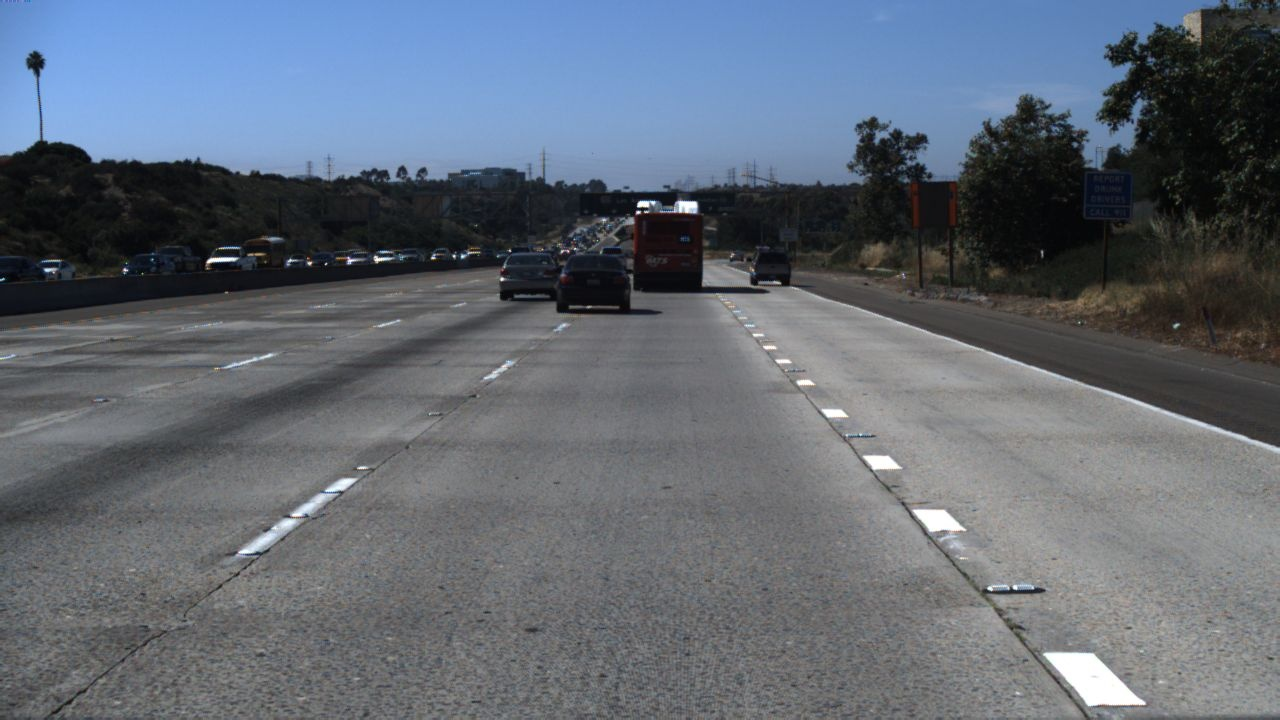
#> input picture 1.jpg, 1280 x 720 px
$ python -i preprocess_image.py   (imports and definitions only)
#> lines starting #> are read from the running program, lines starting #| are printed output that depends on the picture; after the words box and inside, x2 and y2 are one past the last pixel; in counts of white or black regions, pixels touching at a corner belong together
#> further down, picture is the input picture: shape (720, 1280, 3); mean B, G, R 116.4, 105.6, 97.7
import cv2
import numpy as np

def mask_region_of_interest(edges_image: np.ndarray) -> np.ndarray:
    """
    Aplică o mască neagră peste zonele irelevante (cer, copaci),
    păstrând doar zona drumului (un trapez).
    """
    height, width = edges_image.shape
    mask = np.zeros_like(edges_image)

    # Definim punctele procentual:
    # width * 0.10 = pornește de la 10% din stânga (nu chiar din colț)
    # width * 0.90 = se termină la 90% în dreapta
    # height * 0.35 = linia de sus e la 35% din înălțime (mai sus spre cer)

    polygon = np.array([[
        (int(width * 0.10), height),             # Stânga-Jos (puțin strâns)
        (int(width * 0.90), height),             # Dreapta-Jos (puțin strâns)
        (int(width * 0.60), int(height * 0.35)), # Dreapta-Sus (Mai SUS și mai LARG)
        (int(width * 0.40), int(height * 0.35))  # Stânga-Sus (Mai SUS și mai LARG)
    ]], np.int32)

    # Umplem poligonul cu alb (255) pe masca neagră
    cv2.fillPoly(mask, polygon, 255)

    # Aplicăm masca peste imaginea cu contururi (Bitwise AND)
    masked_image = cv2.bitwise_and(edges_image, mask)

    return masked_image

def preprocess_image(image: np.ndarray) -> np.ndarray:
    """
    Preia imaginea color, o face grayscale, reduce zgomotul,
    detectează contururile și aplică masca ROI.
    """
    # 1. Convertește imaginea în grayscale
    gray = cv2.cvtColor(image, cv2.COLOR_BGR2GRAY)
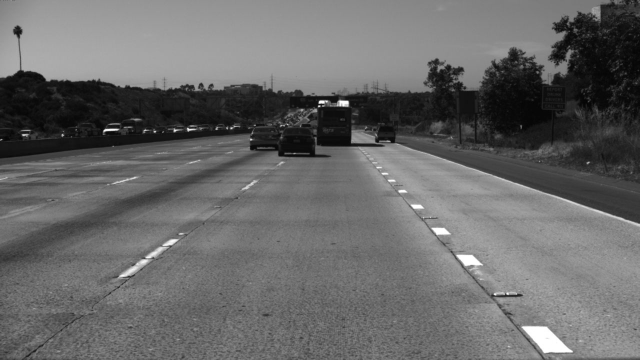
#> gray: shape (720, 1280) (shown at 1/2 size); min 0, max 255, mean 104.4

    # 2. Aplică un filtru Gaussian pentru a reduce zgomotul
    blurred = cv2.GaussianBlur(gray, (5, 5), 0)

    # 3. Aplică detecția de contururi Canny
    edges = cv2.Canny(blurred, 50, 150)
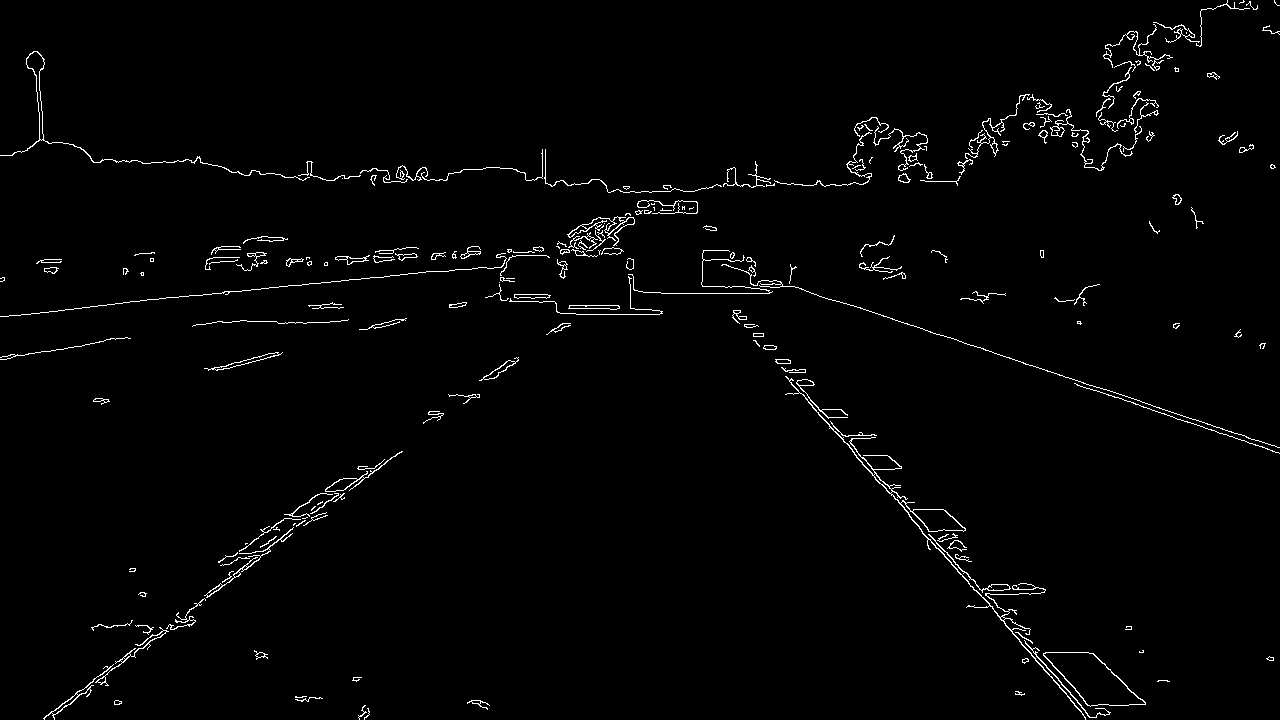
#> edges: shape (720, 1280); 1.7% white in thin lines or dots

    # 4. Aplică Region of Interest (ROI) cu noile coordonate
    final_edges = mask_region_of_interest(edges)
#> in mask_region_of_interest, `cv2.fillPoly(mask, polygon, 255)`:
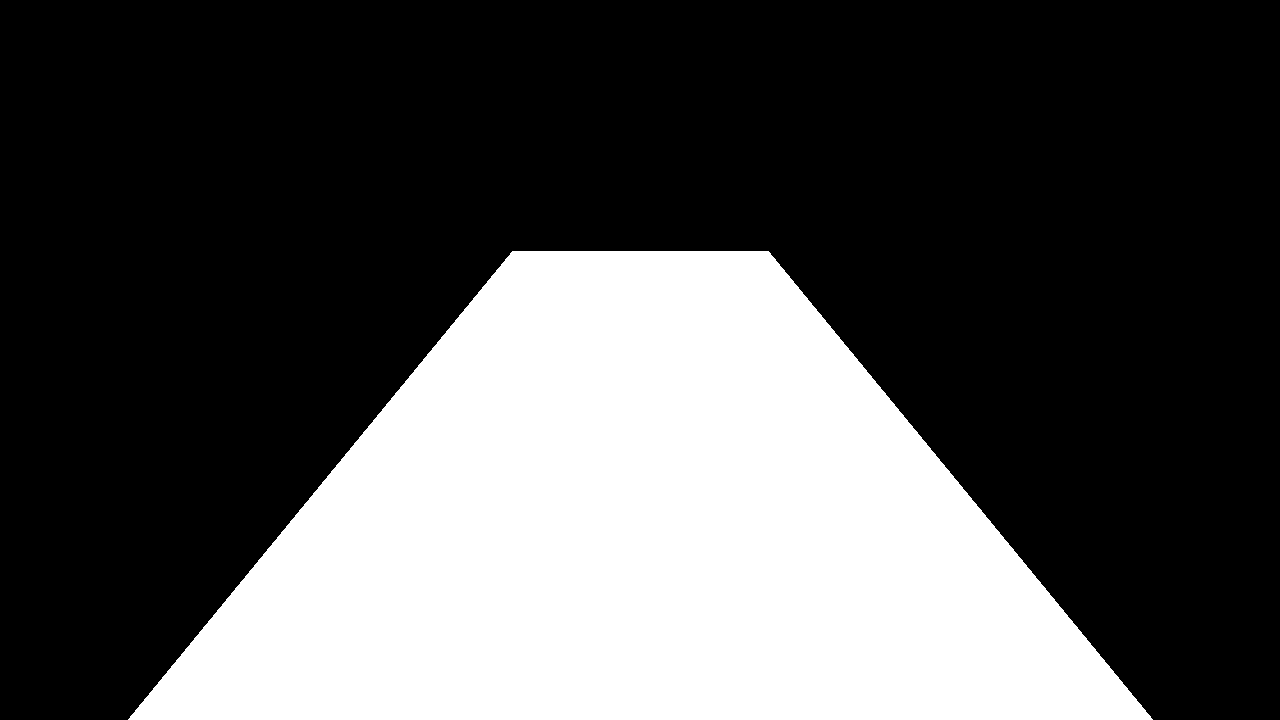
#> mask: shape (720, 1280); 32.6% white; 1 white region, box (x1, y1, x2, y2) and area: (128, 251, 1153, 720) 300629
#> in mask_region_of_interest, `masked_image = cv2.bitwise_and(edges_image, mask)`:
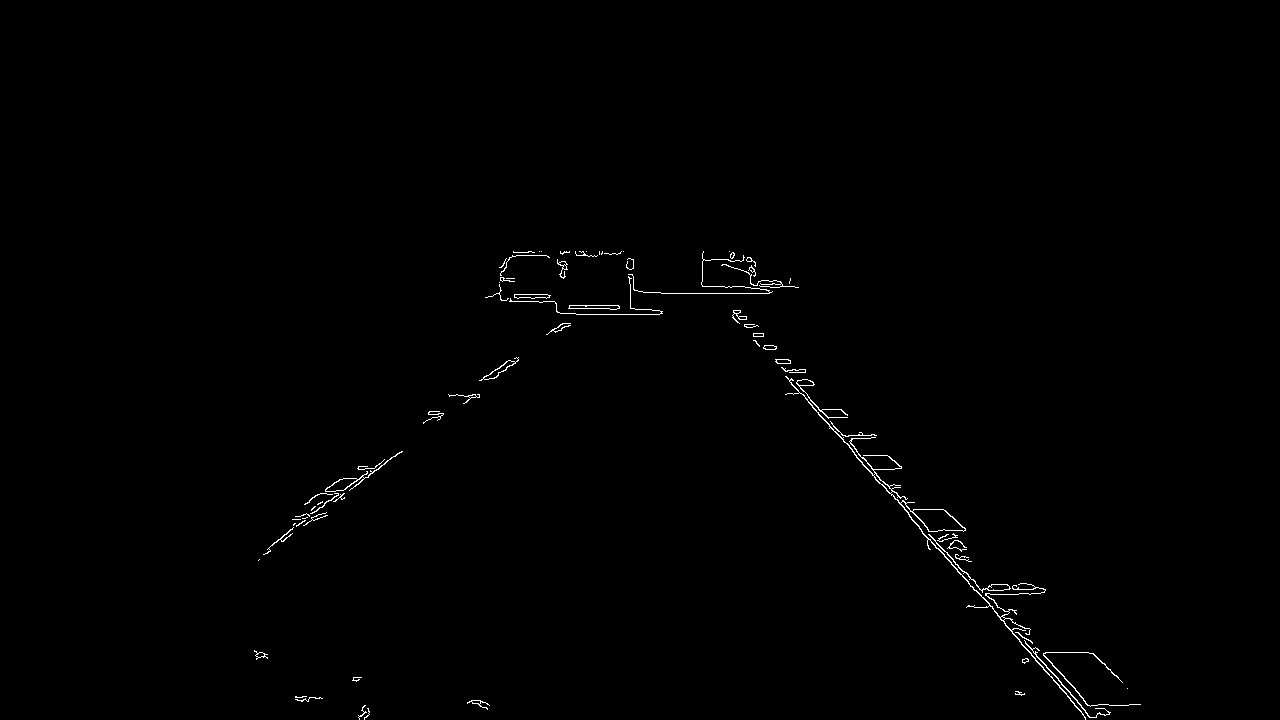
#> masked_image: shape (720, 1280); 0.54% white in thin lines or dots, all inside (x1, y1, x2, y2) = (254, 251, 1141, 720)

    return final_edges

>>> import cv2
>>> picture = cv2.imread('1.jpg')
>>> result = preprocess_image(picture)

$ run again, on 2.jpg
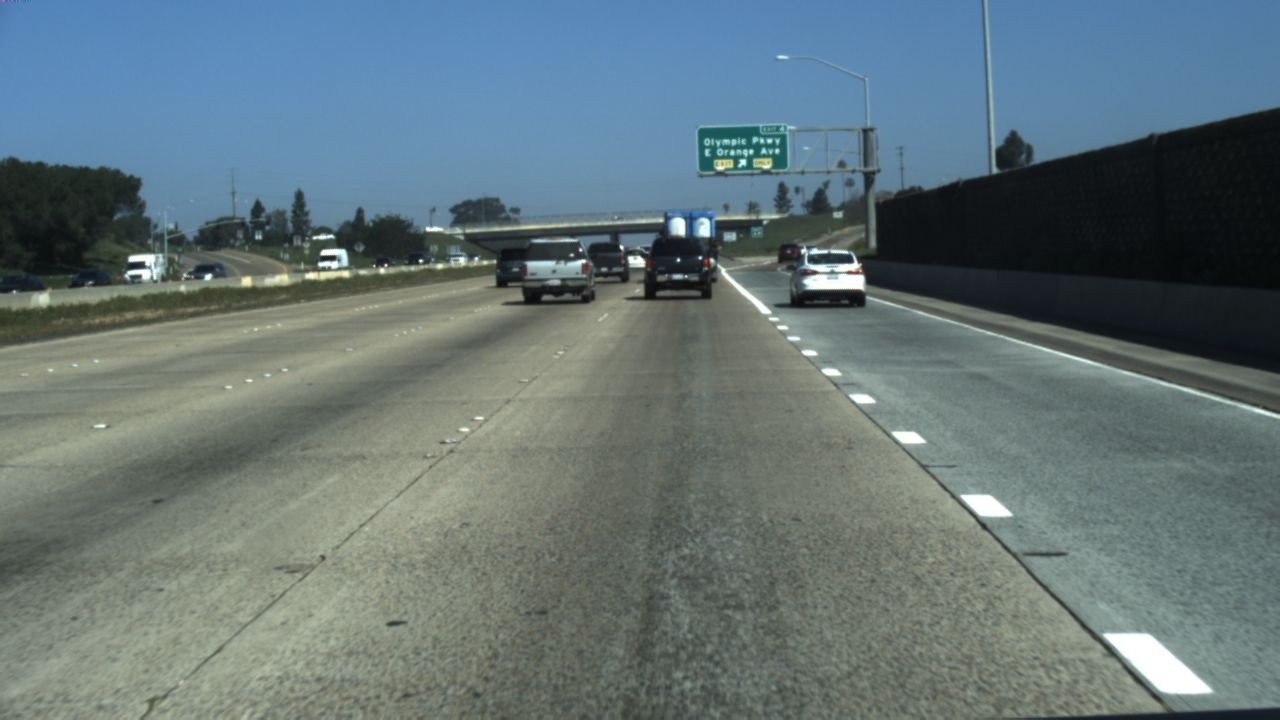
#> input picture 2.jpg, 1280 x 720 px
#> picture is the input picture: shape (720, 1280, 3); mean B, G, R 120.4, 117.1, 100.2
#> in preprocess_image, `edges = cv2.Canny(blurred, 50, 150)`:
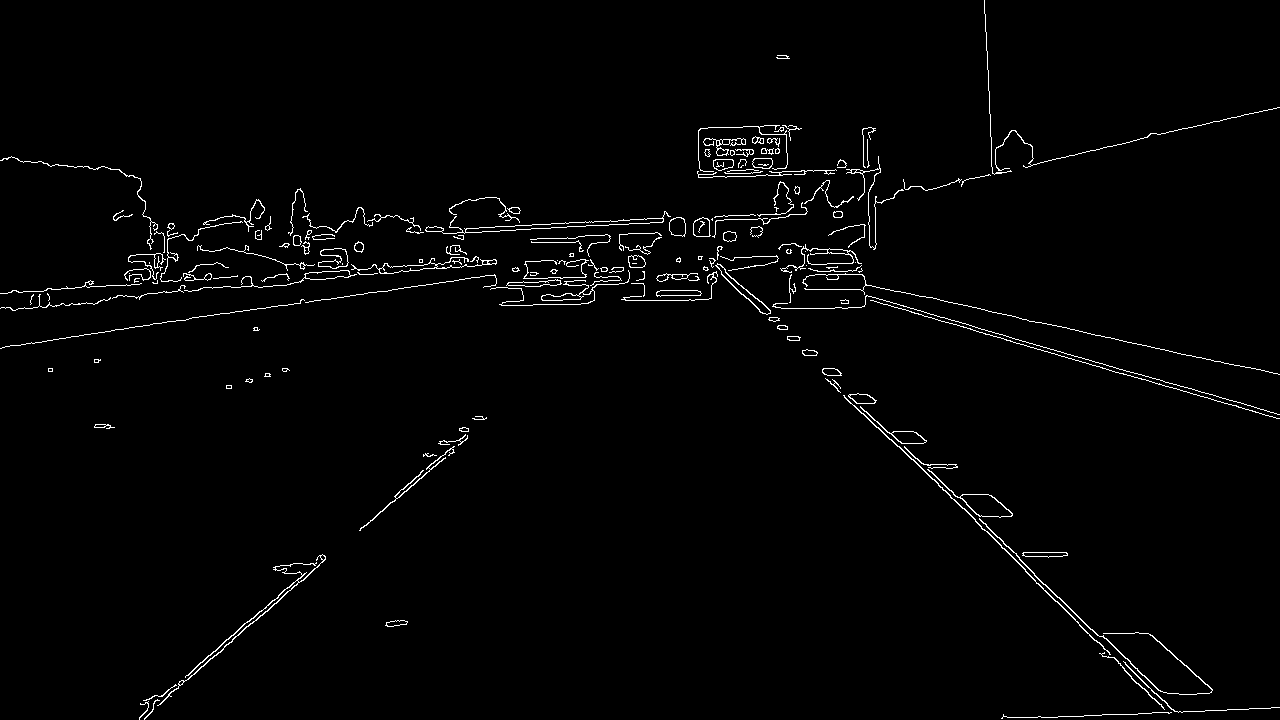
#> edges: shape (720, 1280); 1.7% white in thin lines or dots
#> mask: shape (720, 1280); 32.6% white; 1 white region, box (x1, y1, x2, y2) and area: (128, 251, 1153, 720) 300629
#> in mask_region_of_interest, `masked_image = cv2.bitwise_and(edges_image, mask)`:
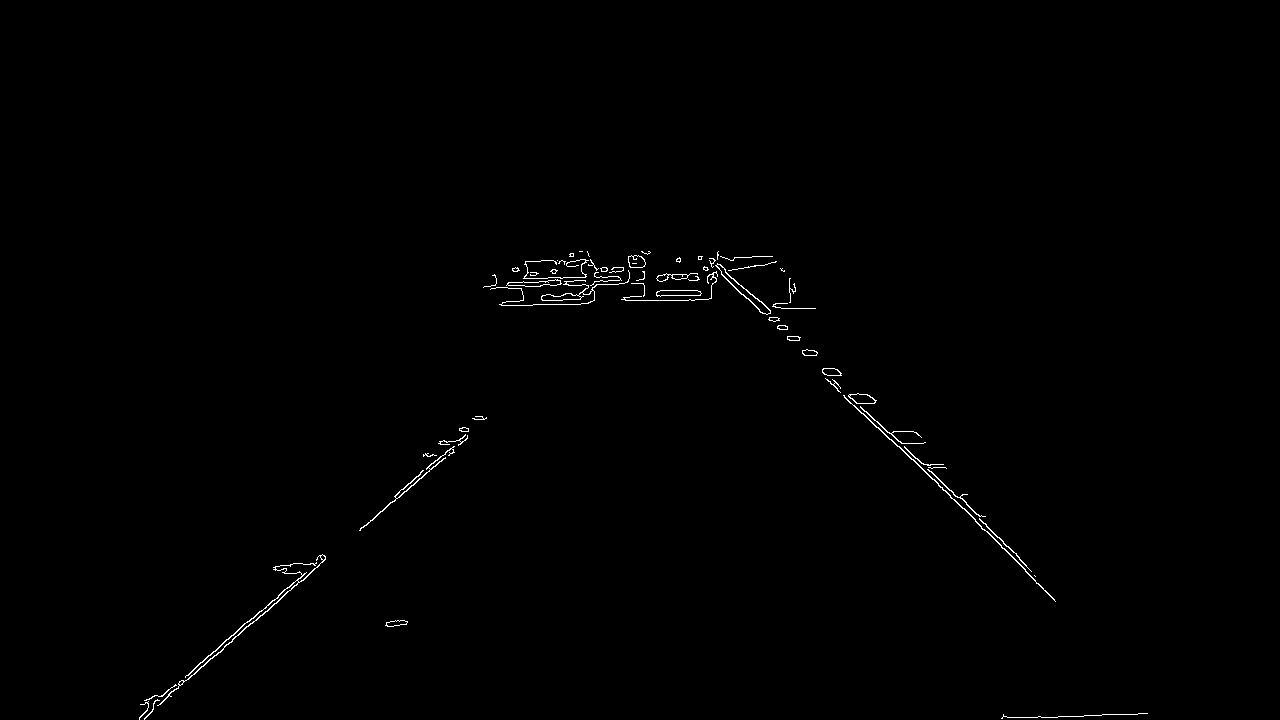
#> masked_image: shape (720, 1280); 0.49% white in thin lines or dots, all inside (x1, y1, x2, y2) = (139, 251, 1148, 720)

$ run again, on 3.jpg
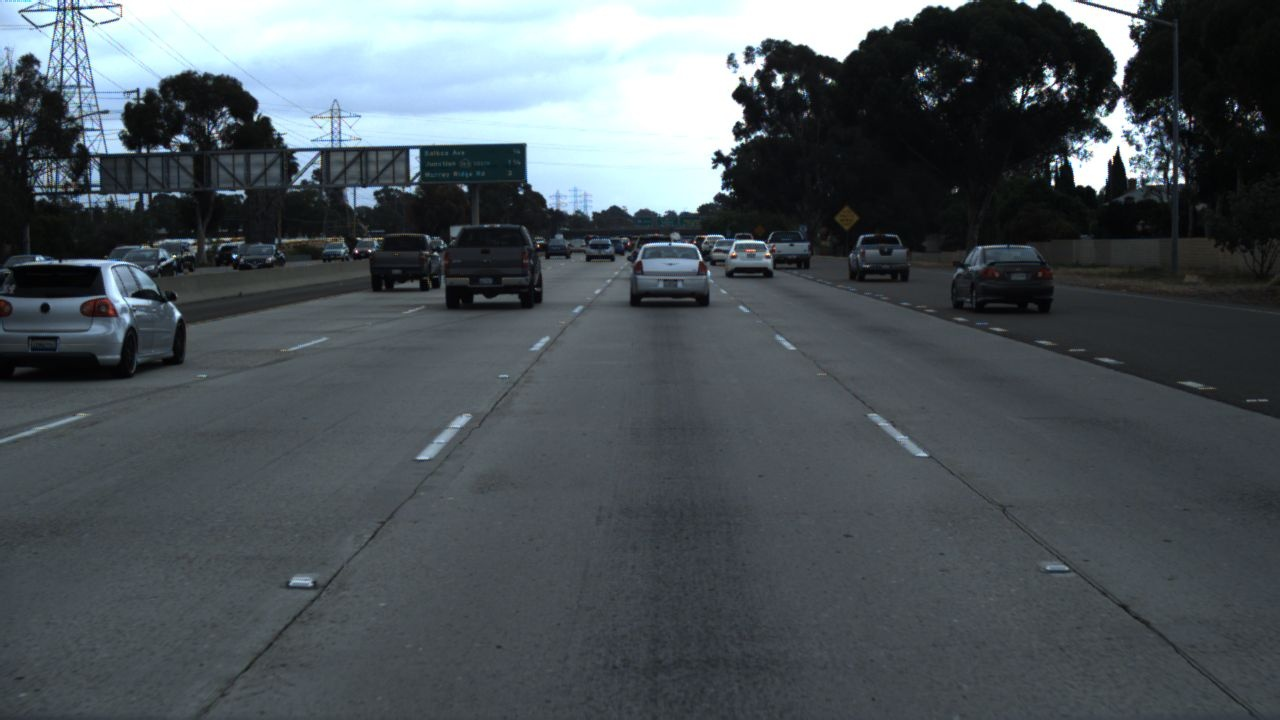
#> input picture 3.jpg, 1280 x 720 px
#> picture is the input picture: shape (720, 1280, 3); mean B, G, R 89.8, 84.7, 76.9
#> in preprocess_image, `edges = cv2.Canny(blurred, 50, 150)`:
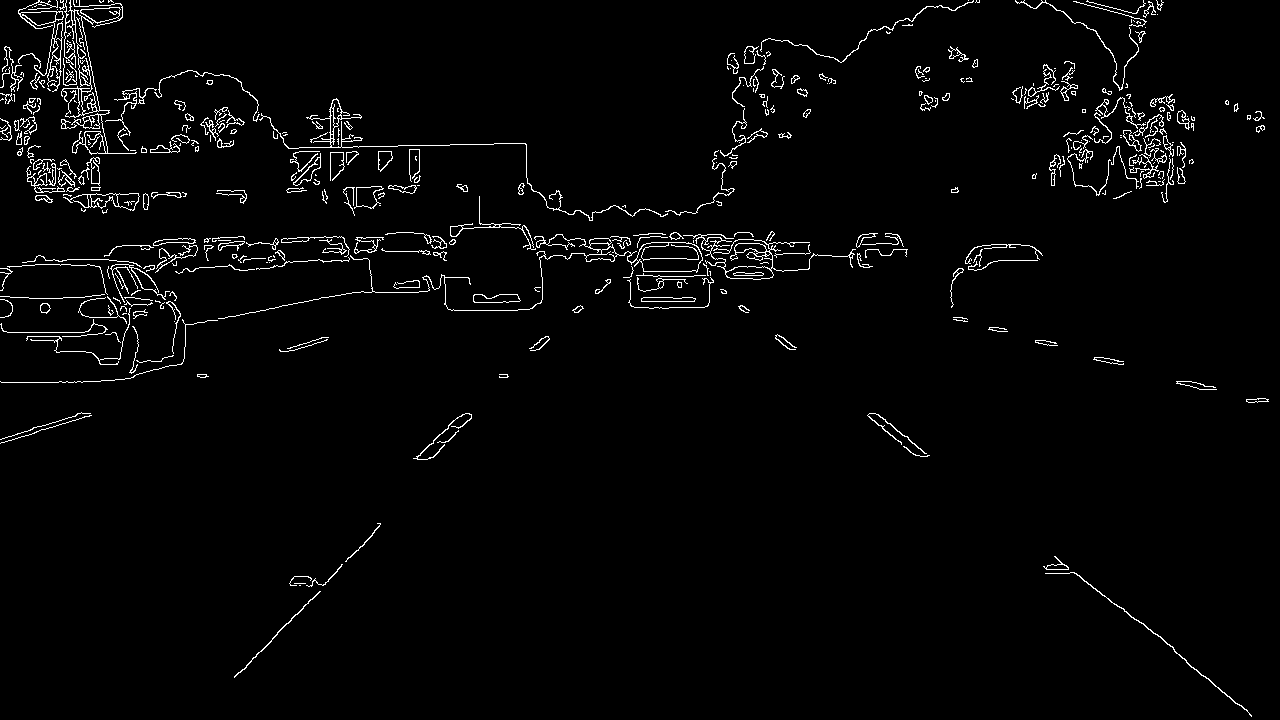
#> edges: shape (720, 1280); 2.4% white in thin lines or dots
#> mask: shape (720, 1280); 32.6% white; 1 white region, box (x1, y1, x2, y2) and area: (128, 251, 1153, 720) 300629
#> in mask_region_of_interest, `masked_image = cv2.bitwise_and(edges_image, mask)`:
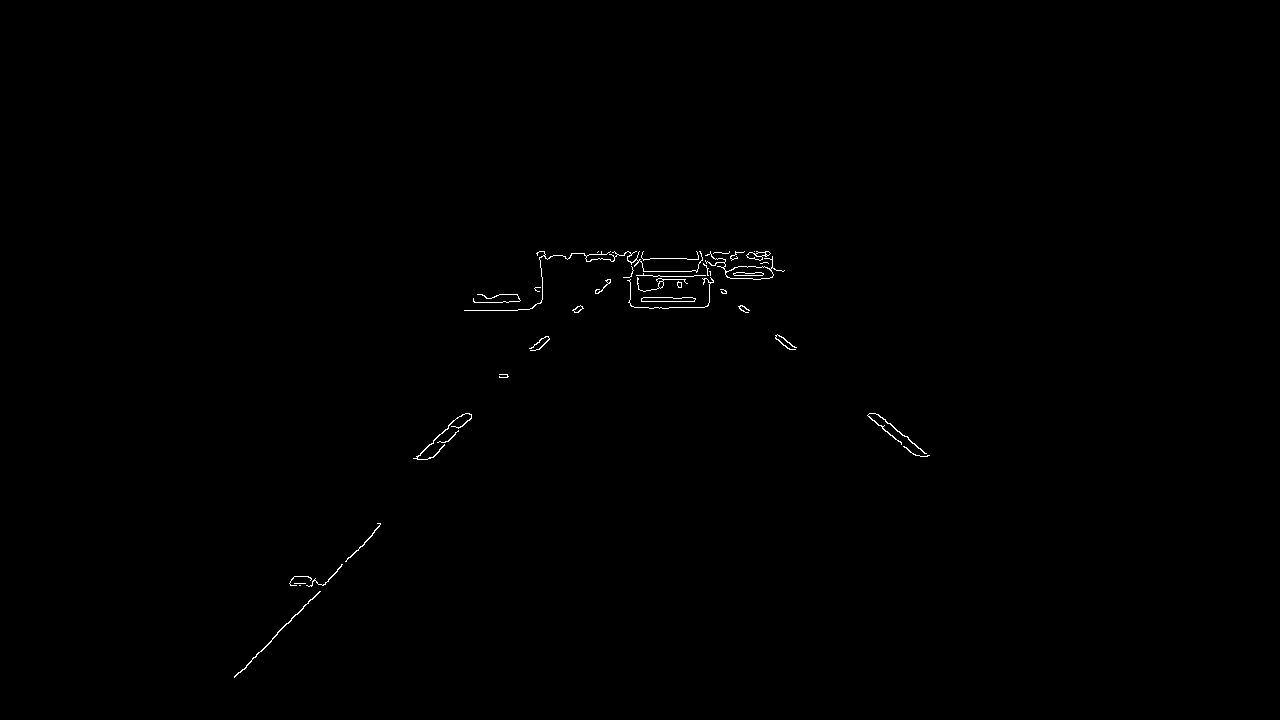
#> masked_image: shape (720, 1280); 0.28% white in thin lines or dots, all inside (x1, y1, x2, y2) = (234, 251, 930, 678)
